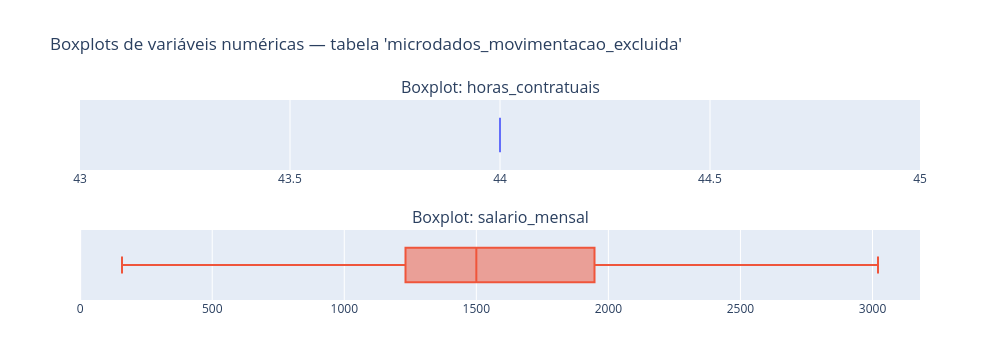

Notebook code for this chart:
### Markdown cell above
### Box Plot

### Code cell
stats_dict, valid_columns = collect_boxplot_stats(client, table, num_columns)

fig, valid_columns = build_boxplot_figure(stats_dict, TABLE, log_vals=False)
output_path = os.path.abspath(f"data/outputs/html/distribuicao_boxplot_{TABLE}_num_columns.html")
fig.show()

### Figure 1 — Plotly figure (JSON) as saved in the notebook; plotly's stock layout.template omitted (floating-point values rounded to 4 significant figures)
{"data": [{"boxpoints": false, "lowerfence": [44], "median": [44], "name": "horas_contratuais", "orientation": "h", "q1": [44], "q3": [44], "showlegend": false, "type": "box", "upperfence": [44], "xaxis": "x", "yaxis": "y"}, {"boxpoints": false, "lowerfence": [158.4], "median": [1500], "name": "salario_mensal", "orientation": "h", "q1": [1232.0], "q3": [1947.0], "showlegend": false, "type": "box", "upperfence": [3021.0], "xaxis": "x2", "yaxis": "y2"}], "layout": {"annotations": [{"font": {"size": 16}, "showarrow": false, "text": "Boxplot: horas_contratuais", "x": 0.5, "xanchor": "center", "xref": "paper", "y": 1.0, "yanchor": "bottom", "yref": "paper"}, {"font": {"size": 16}, "showarrow": false, "text": "Boxplot: salario_mensal", "x": 0.5, "xanchor": "center", "xref": "paper", "y": 0.35, "yanchor": "bottom", "yref": "paper"}], "height": 360, "margin": {"b": 60}, "showlegend": false, "title": {"text": "Boxplots de variáveis numéricas — tabela 'microdados_movimentacao_excluida'"}, "width": 1000, "xaxis": {"anchor": "y", "domain": [0, 1], "type": "linear"}, "xaxis2": {"anchor": "y2", "domain": [0, 1], "type": "linear"}, "yaxis": {"anchor": "x", "domain": [0.65, 1.0], "showticklabels": false}, "yaxis2": {"anchor": "x2", "domain": [0, 0.35], "showticklabels": false}}}
